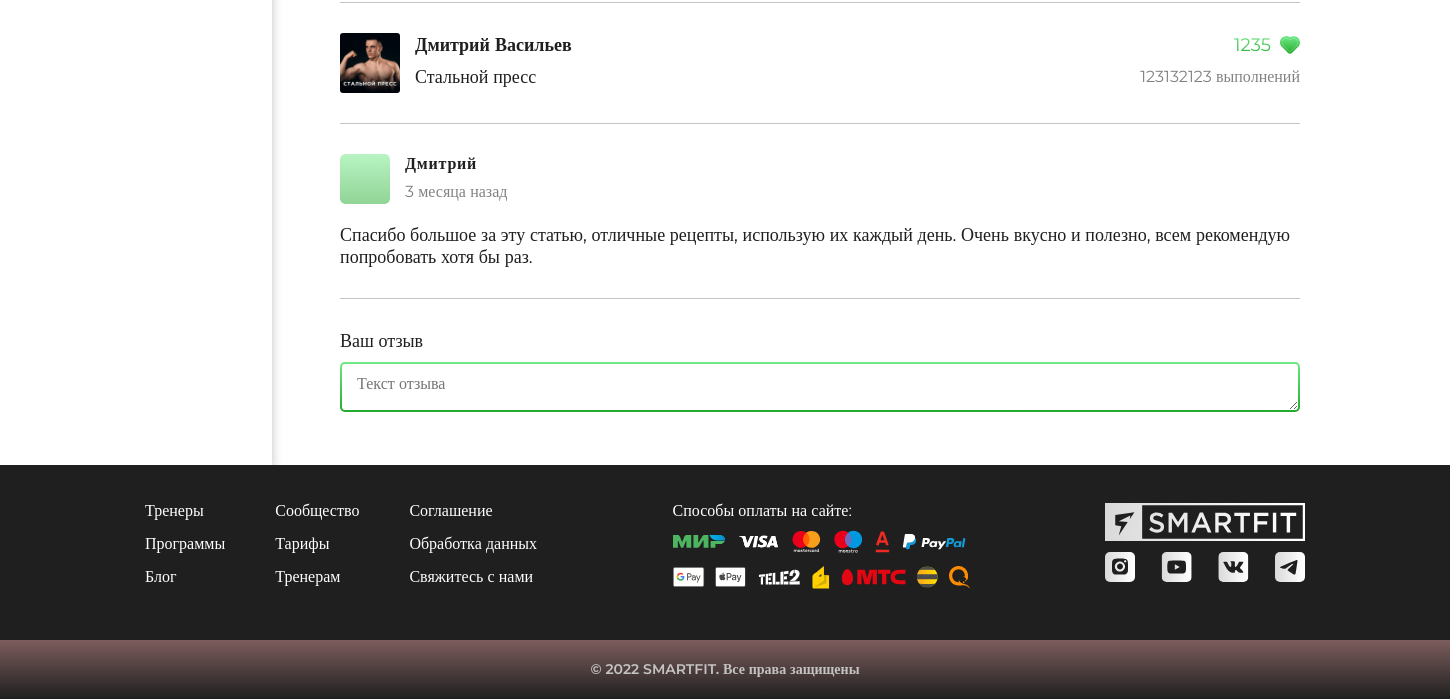
The app's page /personal/workouts (signed in, lower part), older data.
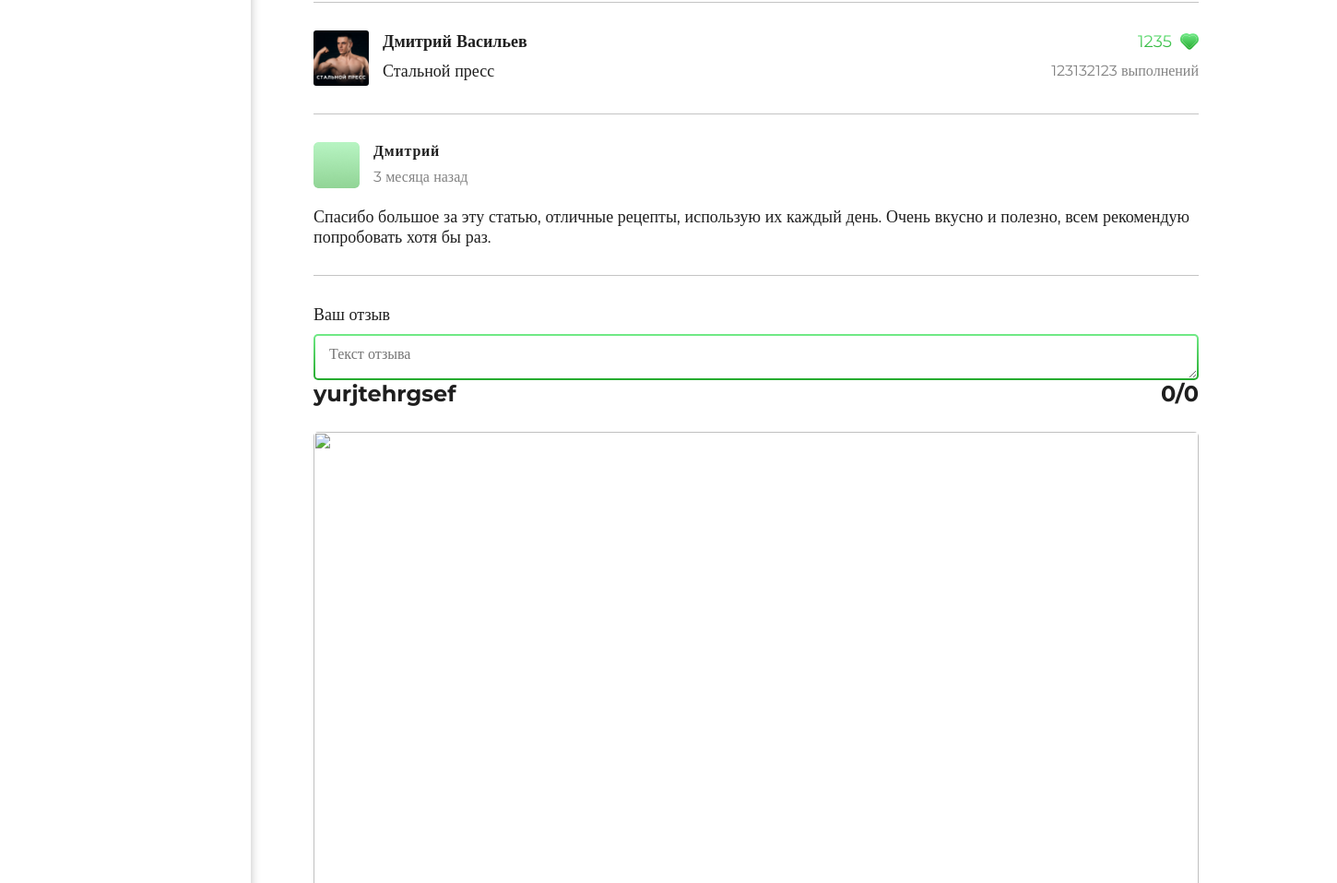
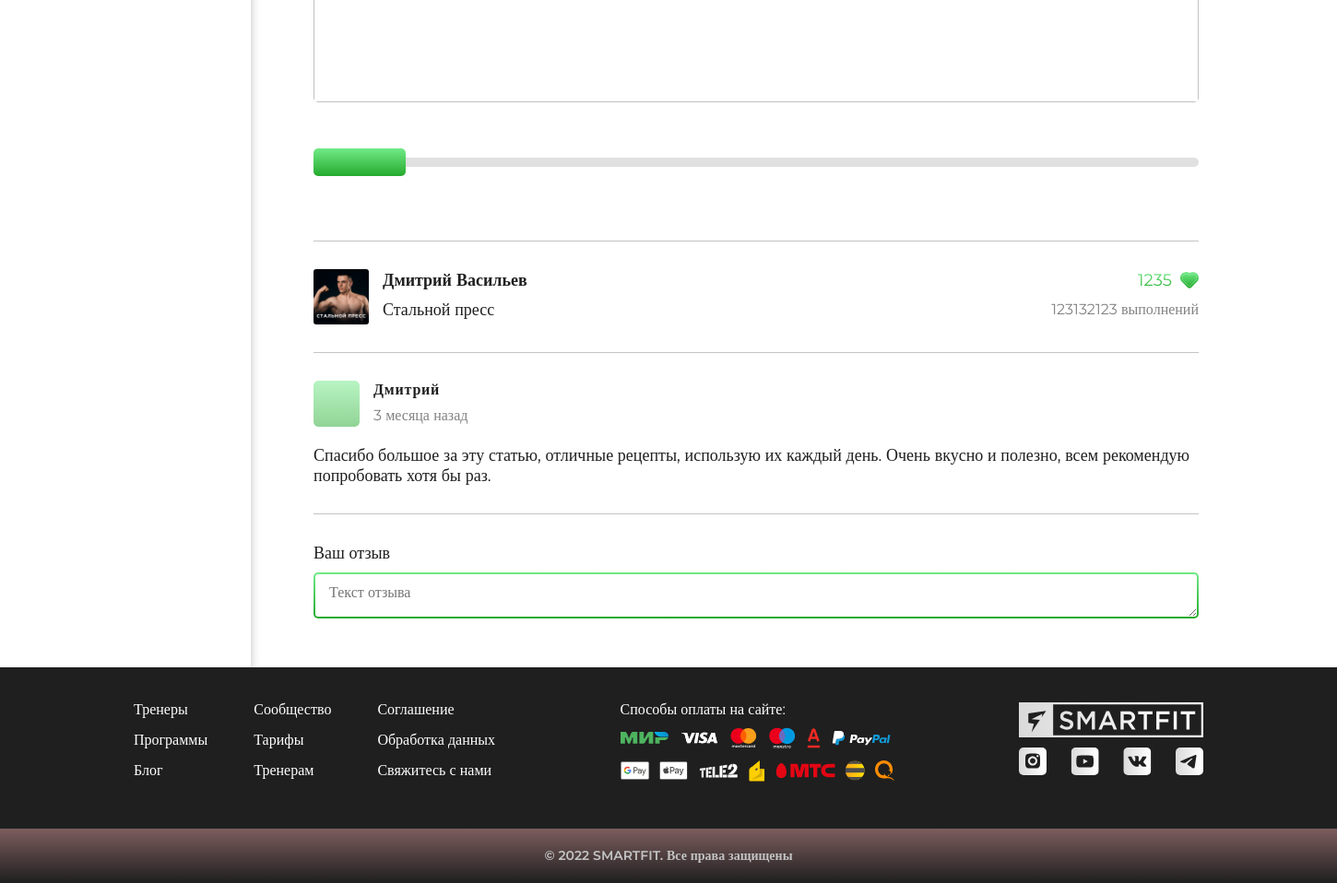
The same page, newer data (2 pictures, top to bottom).
### core/models.py (models this page shows, shortened)
class Subscription(models.Model):
    user = models.ForeignKey(User, on_delete=models.CASCADE)
    program = models.ForeignKey(WorkoutProgram, on_delete=models.CASCADE)
    workout_stopped = models.IntegerField(default=0)

class WorkoutProgram(models.Model):
    name = models.CharField(max_length=30)
    preview_pic = models.ImageField()
    main_pic = models.ImageField()
    video = models.CharField(max_length=1000)
    trainer = models.ForeignKey(Trainer, on_delete=models.CASCADE, default='0')
    directions = models.ForeignKey(Direction, on_delete=models.SET_NULL, null=True)
    description = models.TextField(max_length=200)
    subscribers = models.ManyToManyField(User, through='Subscription', default=0)
    pub_date = models.DateTimeField(auto_created=True)
    CHOICES = [
        ('1', 'Новичек'),
        ('2', 'Любитель'),
        ('3', 'Продвинутый'),
        ('4', 'Профессионал'),
    ]
    level = models.CharField(max_length=1, choices=CHOICES)
    length = models.IntegerField(default=0)
    calories = models.IntegerField(default=0)
    amount_of_workouts = models.IntegerField(default=0)
    class Meta:
        verbose_name = 'Программа'

### core/views.py (the view)
# urls.py: path('personal/workouts', views.personalworkouts, name='personalworkouts'),
@login_required
def personalworkouts(request):
    template = 'personalworkouts.html'
    sub = Subscription.objects.filter(user=request.user)
    for i in sub:
        i.program.workouts = Workout.objects.filter(program=i.program)
    context = {
        'sub': sub
    }
    return render(request, template, context)

### core/templates/personalworkouts.html (shortened to what the changed rows need)
<!DOCTYPE html>
<html lang="en" xmlns="http://www.w3.org/1999/html">
<head>
    <link rel="stylesheet" href="../static/fonts/stylesheet.css">
    <link rel="stylesheet" href="../static/css/SF_main.css">
    <link rel="stylesheet" href="../static/css/SF_components.css">
    <link rel="stylesheet" href="../static/css/SF_lk.css">
    <link rel="stylesheet" href="../static/css/modal.css">
    <link rel="stylesheet" href="../static/css/new.css">
</head>
<body>
<div class="profile">
    <div class="profile__inner">
        {% for i in sub %}
            <div class="trainings">
                <div class="trainings__top">
                    <p class="trainings__name">{{ i.program.name }}</p>
                    <p class="trainings__num">{{ i.workout_stopped }}/{{ i.program.amount_of_workouts }}</p>
                </div>
                <div class="trainings__video">
                    <img src='../static/images/play-circle.svg' alt="" class="trainings__play"/>
                </div>
                <input type="range" class="scrolling__bar" value="0" id='scrolling__bar' itemref='scrollRef' step="1">
                <div class="trainings__comments">
                    <div class="trainings__comments-top">
                        <img src="../static/images/sample-program.png" alt="" class="trainings__program__image">
                        <div>
                            <p class="trainings__program-name">Дмитрий Васильев</p>
                            <p class="trainings__program-title">Стальной пресс</p>
                        </div>
                        <div class="last">
                            <p class="trainings__program-likes">1235
                                <img src="../static/images/heart.svg" alt="" class="trainings__program-likes"/>
                            </p>
                            <p class="trainings__program-completed">123132123 выполнений</p>
                        </div>
                    </div>
                    <Comment/>
                    <div class="comment">
                        <div class="comment__top">
                            <img src="../static/images/comment-avatar.png" alt="" class="comment__image"/>
                            <div class="comment__misc">
                                <p class="comment__name">Дмитрий</p>
                                <p class="comment__time">3 месяца назад</p>
                            </div>
                        </div>
                        <div class="comment__text">
                            Спасибо большое за эту статью, отличные рецепты, использую их каждый день. Очень вкусно и
                            полезно,
                            всем рекомендую попробовать хотя бы раз.
                        </div>
                    </div>
                </div>
                <div class="trainings__review">
                    <label class="text-field__label">Ваш отзыв
                        <div class="text-field__box">
                            <textarea class='text-field__area text-field' placeholder="Текст отзыва"></textarea>
                        </div>
                    </label>
                </div>
            </div>
        {% endfor %}
    </div>
</div>
</body>
</html>

Row changes from the older to the newer data that the page shows:
added Subscription: program.name "yurjtehrgsef", workout_stopped "0", program.amount_of_workouts "0"
